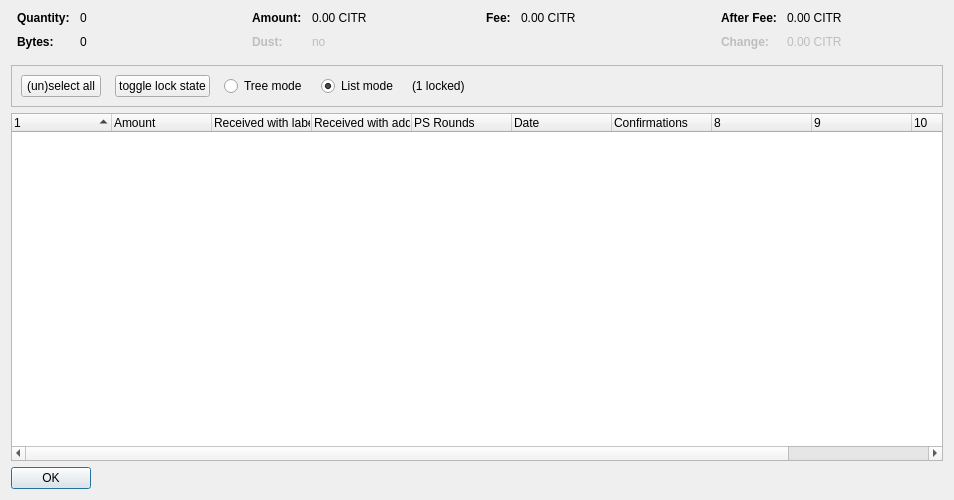
<?xml version="1.0" encoding="UTF-8"?>
<ui version="4.0">
 <class>CoinControlDialog</class>
 <widget class="QDialog" name="CoinControlDialog">
  <property name="geometry">
   <rect>
    <x>0</x>
    <y>0</y>
    <width>954</width>
    <height>500</height>
   </rect>
  </property>
  <property name="windowTitle">
   <string>Coin Selection</string>
  </property>
  <layout class="QVBoxLayout" name="verticalLayout">
   <item>
    <layout class="QHBoxLayout" name="horizontalLayoutTop" stretch="0,0,0,0">
     <property name="topMargin">
      <number>0</number>
     </property>
     <property name="bottomMargin">
      <number>10</number>
     </property>
     <item>
      <layout class="QFormLayout" name="formLayoutCoinControl1">
       <property name="horizontalSpacing">
        <number>10</number>
       </property>
       <property name="verticalSpacing">
        <number>10</number>
       </property>
       <property name="leftMargin">
        <number>6</number>
       </property>
       <property name="rightMargin">
        <number>6</number>
       </property>
       <item row="0" column="0">
        <widget class="QLabel" name="labelCoinControlQuantityText">
         <property name="font">
          <font>
           <weight>75</weight>
           <bold>true</bold>
          </font>
         </property>
         <property name="text">
          <string>Quantity:</string>
         </property>
        </widget>
       </item>
       <item row="0" column="1">
        <widget class="QLabel" name="labelCoinControlQuantity">
         <property name="cursor">
          <cursorShape>IBeamCursor</cursorShape>
         </property>
         <property name="contextMenuPolicy">
          <enum>Qt::ActionsContextMenu</enum>
         </property>
         <property name="text">
          <string notr="true">0</string>
         </property>
         <property name="textInteractionFlags">
          <set>Qt::LinksAccessibleByMouse|Qt::TextSelectableByKeyboard|Qt::TextSelectableByMouse</set>
         </property>
        </widget>
       </item>
       <item row="1" column="0">
        <widget class="QLabel" name="labelCoinControlBytesText">
         <property name="font">
          <font>
           <weight>75</weight>
           <bold>true</bold>
          </font>
         </property>
         <property name="text">
          <string>Bytes:</string>
         </property>
        </widget>
       </item>
       <item row="1" column="1">
        <widget class="QLabel" name="labelCoinControlBytes">
         <property name="cursor">
          <cursorShape>IBeamCursor</cursorShape>
         </property>
         <property name="contextMenuPolicy">
          <enum>Qt::ActionsContextMenu</enum>
         </property>
         <property name="text">
          <string notr="true">0</string>
         </property>
         <property name="textInteractionFlags">
          <set>Qt::LinksAccessibleByMouse|Qt::TextSelectableByKeyboard|Qt::TextSelectableByMouse</set>
         </property>
        </widget>
       </item>
      </layout>
     </item>
     <item>
      <layout class="QFormLayout" name="formLayoutCoinControl2">
       <property name="horizontalSpacing">
        <number>10</number>
       </property>
       <property name="verticalSpacing">
        <number>10</number>
       </property>
       <property name="leftMargin">
        <number>6</number>
       </property>
       <property name="rightMargin">
        <number>6</number>
       </property>
       <item row="0" column="0">
        <widget class="QLabel" name="labelCoinControlAmountText">
         <property name="font">
          <font>
           <weight>75</weight>
           <bold>true</bold>
          </font>
         </property>
         <property name="text">
          <string>Amount:</string>
         </property>
        </widget>
       </item>
       <item row="0" column="1">
        <widget class="QLabel" name="labelCoinControlAmount">
         <property name="cursor">
          <cursorShape>IBeamCursor</cursorShape>
         </property>
         <property name="contextMenuPolicy">
          <enum>Qt::ActionsContextMenu</enum>
         </property>
         <property name="text">
          <string notr="true">0.00 CITR</string>
         </property>
         <property name="textInteractionFlags">
          <set>Qt::LinksAccessibleByMouse|Qt::TextSelectableByKeyboard|Qt::TextSelectableByMouse</set>
         </property>
        </widget>
       </item>
       <item row="1" column="0">
        <widget class="QLabel" name="labelCoinControlLowOutputText">
         <property name="enabled">
          <bool>false</bool>
         </property>
         <property name="font">
          <font>
           <weight>75</weight>
           <bold>true</bold>
          </font>
         </property>
         <property name="text">
          <string>Dust:</string>
         </property>
        </widget>
       </item>
       <item row="1" column="1">
        <widget class="QLabel" name="labelCoinControlLowOutput">
         <property name="enabled">
          <bool>false</bool>
         </property>
         <property name="cursor">
          <cursorShape>IBeamCursor</cursorShape>
         </property>
         <property name="contextMenuPolicy">
          <enum>Qt::ActionsContextMenu</enum>
         </property>
         <property name="text">
          <string notr="true">no</string>
         </property>
         <property name="textInteractionFlags">
          <set>Qt::LinksAccessibleByMouse|Qt::TextSelectableByKeyboard|Qt::TextSelectableByMouse</set>
         </property>
        </widget>
       </item>
      </layout>
     </item>
     <item>
      <layout class="QFormLayout" name="formLayoutCoinControl3">
       <property name="horizontalSpacing">
        <number>10</number>
       </property>
       <property name="verticalSpacing">
        <number>10</number>
       </property>
       <property name="leftMargin">
        <number>6</number>
       </property>
       <property name="rightMargin">
        <number>6</number>
       </property>
       <item row="0" column="0">
        <widget class="QLabel" name="labelCoinControlFeeText">
         <property name="font">
          <font>
           <weight>75</weight>
           <bold>true</bold>
          </font>
         </property>
         <property name="text">
          <string>Fee:</string>
         </property>
        </widget>
       </item>
       <item row="0" column="1">
        <widget class="QLabel" name="labelCoinControlFee">
         <property name="cursor">
          <cursorShape>IBeamCursor</cursorShape>
         </property>
         <property name="contextMenuPolicy">
          <enum>Qt::ActionsContextMenu</enum>
         </property>
         <property name="text">
          <string notr="true">0.00 CITR</string>
         </property>
         <property name="textInteractionFlags">
          <set>Qt::LinksAccessibleByMouse|Qt::TextSelectableByKeyboard|Qt::TextSelectableByMouse</set>
         </property>
        </widget>
       </item>
      </layout>
     </item>
     <item>
      <layout class="QFormLayout" name="formLayoutCoinControl4">
       <property name="horizontalSpacing">
        <number>10</number>
       </property>
       <property name="verticalSpacing">
        <number>10</number>
       </property>
       <property name="leftMargin">
        <number>6</number>
       </property>
       <property name="rightMargin">
        <number>6</number>
       </property>
       <item row="0" column="0">
        <widget class="QLabel" name="labelCoinControlAfterFeeText">
         <property name="font">
          <font>
           <weight>75</weight>
           <bold>true</bold>
          </font>
         </property>
         <property name="text">
          <string>After Fee:</string>
         </property>
        </widget>
       </item>
       <item row="0" column="1">
        <widget class="QLabel" name="labelCoinControlAfterFee">
         <property name="cursor">
          <cursorShape>IBeamCursor</cursorShape>
         </property>
         <property name="contextMenuPolicy">
          <enum>Qt::ActionsContextMenu</enum>
         </property>
         <property name="text">
          <string notr="true">0.00 CITR</string>
         </property>
         <property name="textInteractionFlags">
          <set>Qt::LinksAccessibleByMouse|Qt::TextSelectableByKeyboard|Qt::TextSelectableByMouse</set>
         </property>
        </widget>
       </item>
       <item row="1" column="0">
        <widget class="QLabel" name="labelCoinControlChangeText">
         <property name="enabled">
          <bool>false</bool>
         </property>
         <property name="font">
          <font>
           <weight>75</weight>
           <bold>true</bold>
          </font>
         </property>
         <property name="text">
          <string>Change:</string>
         </property>
        </widget>
       </item>
       <item row="1" column="1">
        <widget class="QLabel" name="labelCoinControlChange">
         <property name="enabled">
          <bool>false</bool>
         </property>
         <property name="cursor">
          <cursorShape>IBeamCursor</cursorShape>
         </property>
         <property name="contextMenuPolicy">
          <enum>Qt::ActionsContextMenu</enum>
         </property>
         <property name="text">
          <string notr="true">0.00 CITR</string>
         </property>
         <property name="textInteractionFlags">
          <set>Qt::LinksAccessibleByMouse|Qt::TextSelectableByKeyboard|Qt::TextSelectableByMouse</set>
         </property>
        </widget>
       </item>
      </layout>
     </item>
    </layout>
   </item>
   <item>
    <widget class="QFrame" name="frame">
     <property name="minimumSize">
      <size>
       <width>0</width>
       <height>40</height>
      </size>
     </property>
     <property name="frameShape">
      <enum>QFrame::StyledPanel</enum>
     </property>
     <property name="frameShadow">
      <enum>QFrame::Sunken</enum>
     </property>
     <layout class="QHBoxLayout" name="horizontalLayout">
      <item>
       <layout class="QHBoxLayout" name="horizontalLayoutPanel" stretch="0,0,0,0,0,0">
        <property name="spacing">
         <number>14</number>
        </property>
        <item>
         <widget class="QPushButton" name="pushButtonSelectAll">
          <property name="sizePolicy">
           <sizepolicy hsizetype="Maximum" vsizetype="Fixed">
            <horstretch>0</horstretch>
            <verstretch>0</verstretch>
           </sizepolicy>
          </property>
          <property name="text">
           <string>(un)select all</string>
          </property>
          <property name="autoDefault">
           <bool>false</bool>
          </property>
         </widget>
        </item>
        <item>
         <widget class="QPushButton" name="pushButtonToggleLock">
          <property name="sizePolicy">
           <sizepolicy hsizetype="Maximum" vsizetype="Fixed">
            <horstretch>0</horstretch>
            <verstretch>0</verstretch>
           </sizepolicy>
          </property>
          <property name="text">
           <string>toggle lock state</string>
          </property>
          <property name="autoDefault">
           <bool>false</bool>
          </property>
         </widget>
        </item>
        <item>
         <widget class="QRadioButton" name="radioTreeMode">
          <property name="sizePolicy">
           <sizepolicy hsizetype="Maximum" vsizetype="Fixed">
            <horstretch>0</horstretch>
            <verstretch>0</verstretch>
           </sizepolicy>
          </property>
          <property name="text">
           <string>Tree mode</string>
          </property>
         </widget>
        </item>
        <item>
         <widget class="QRadioButton" name="radioListMode">
          <property name="sizePolicy">
           <sizepolicy hsizetype="Maximum" vsizetype="Fixed">
            <horstretch>0</horstretch>
            <verstretch>0</verstretch>
           </sizepolicy>
          </property>
          <property name="text">
           <string>List mode</string>
          </property>
          <property name="checked">
           <bool>true</bool>
          </property>
         </widget>
        </item>
        <item>
         <widget class="QLabel" name="labelLocked">
          <property name="text">
           <string>(1 locked)</string>
          </property>
         </widget>
        </item>
        <item>
         <spacer name="horizontalSpacer">
          <property name="orientation">
           <enum>Qt::Horizontal</enum>
          </property>
          <property name="sizeHint" stdset="0">
           <size>
            <width>40</width>
            <height>20</height>
           </size>
          </property>
         </spacer>
        </item>
       </layout>
      </item>
     </layout>
    </widget>
   </item>
   <item>
    <widget class="CoinControlTreeWidget" name="treeWidget">
     <property name="contextMenuPolicy">
      <enum>Qt::CustomContextMenu</enum>
     </property>
     <property name="sortingEnabled">
      <bool>false</bool>
     </property>
     <property name="columnCount">
      <number>11</number>
     </property>
     <attribute name="headerShowSortIndicator" stdset="0">
      <bool>true</bool>
     </attribute>
     <attribute name="headerStretchLastSection">
      <bool>false</bool>
     </attribute>
     <column>
      <property name="text">
       <string/>
      </property>
     </column>
     <column>
      <property name="text">
       <string>Amount</string>
      </property>
     </column>
     <column>
      <property name="text">
       <string>Received with label</string>
      </property>
     </column>
     <column>
      <property name="text">
       <string>Received with address</string>
      </property>
     </column>
     <column>
      <property name="text">
       <string>PS Rounds</string>
      </property>
     </column>
     <column>
      <property name="text">
       <string>Date</string>
      </property>
     </column>
     <column>
      <property name="text">
       <string>Confirmations</string>
      </property>
      <property name="toolTip">
       <string>Confirmed</string>
      </property>
     </column>
     <column>
      <property name="text">
       <string/>
      </property>
     </column>
     <column>
      <property name="text">
       <string/>
      </property>
     </column>
     <column>
      <property name="text">
       <string/>
      </property>
     </column>
     <column>
      <property name="text">
       <string/>
      </property>
     </column>
    </widget>
   </item>
   <item>
    <widget class="QDialogButtonBox" name="buttonBox">
     <property name="sizePolicy">
      <sizepolicy hsizetype="Maximum" vsizetype="Fixed">
       <horstretch>0</horstretch>
       <verstretch>0</verstretch>
      </sizepolicy>
     </property>
     <property name="orientation">
      <enum>Qt::Horizontal</enum>
     </property>
     <property name="standardButtons">
      <set>QDialogButtonBox::Ok</set>
     </property>
    </widget>
   </item>
  </layout>
 </widget>
 <customwidgets>
  <customwidget>
   <class>CoinControlTreeWidget</class>
   <extends>QTreeWidget</extends>
   <header>coincontroltreewidget.h</header>
  </customwidget>
 </customwidgets>
 <resources/>
 <connections/>
</ui>
